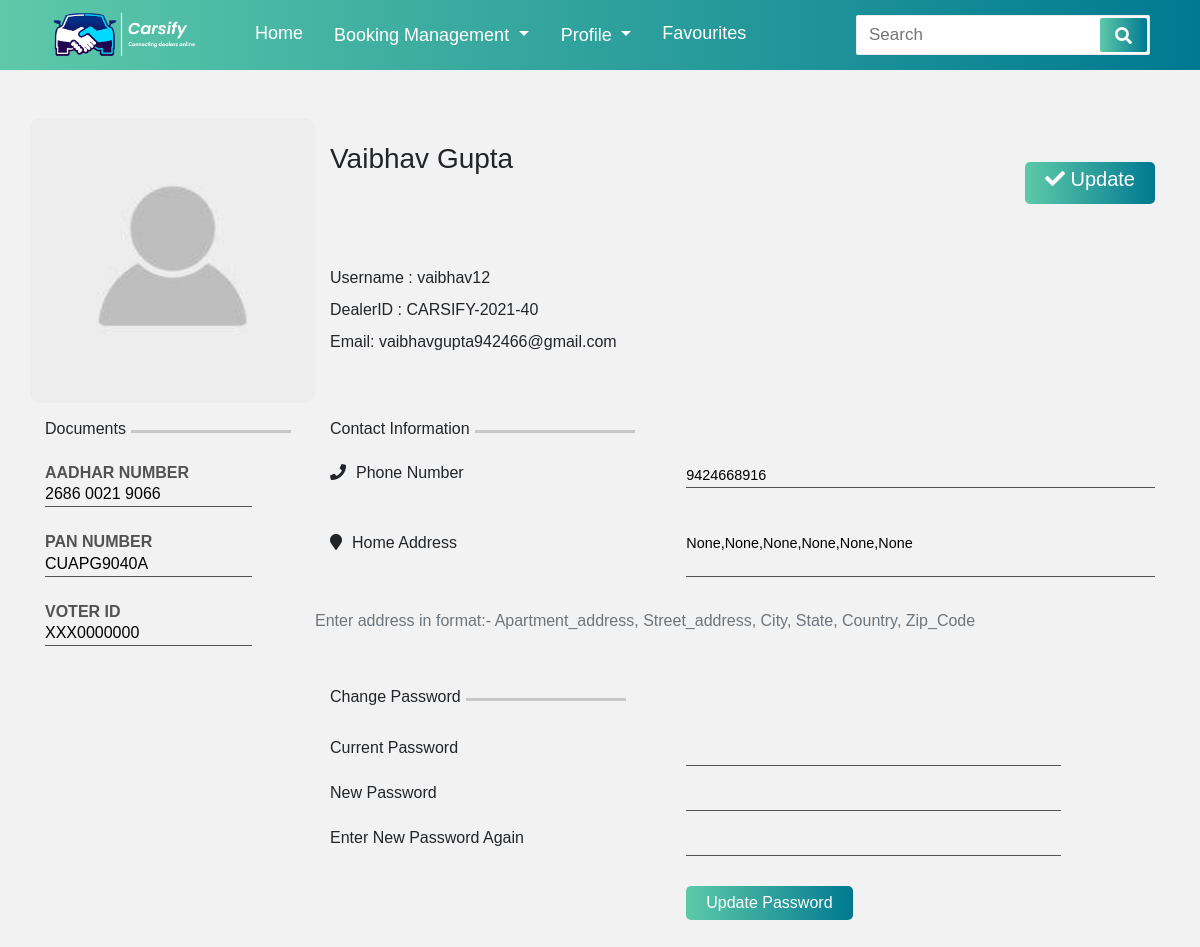
The app's page /editprofile/ (signed in) with its own data.
### CarsifyApp/models.py (models this page shows, shortened)
class UserProfile(models.Model):
    user = models.ForeignKey(User,on_delete=models.CASCADE,null=True)
    ProfileImg = models.FileField(null=True)
    ContactNo = models.IntegerField(null=True)
    Email = models.EmailField(null=True)
    Address = models.ForeignKey(Address,on_delete=models.CASCADE,null=True)
    isDealer = models.BooleanField(default="False")
    AddharNumber = models.IntegerField(null=True, default=0000000000000000)
    PanNumber = models.TextField(null=True)
    VoterID = models.TextField(null=True)

class Address(models.Model):
    user = models.ForeignKey(User, on_delete=models.CASCADE, null=True)
    Address_Typee = models.ForeignKey(Address_Type, on_delete=models.CASCADE, null=True)
    street_address = models.CharField(max_length=100, null=True)
    apartment_address = models.CharField(max_length=100, null=True)
    City = models.TextField(null=True)
    State = models.TextField(null=True)
    country = models.TextField(null=True)
    zip = models.IntegerField(null=True)

### CarsifyApp/views.py (the view, shortened to what this page needs)
# urls.py: path('editprofile/', Editprofile, name='Editprofile'),
@login_required(login_url='CarsifyApp:LoginSignup')
def Editprofile(request):
    try:
        useralldata = UserProfile.objects.filter(user=request.user)[0]
    except:
        useralldata = None
    if useralldata:
        print("hello")
    has_password = False
    if request.user.has_usable_password:
        has_password:True
    types = Address_Type.objects.all()
    address = Address.objects.filter(user=request.user)
    try:
        Aadhar = str(useralldata.AddharNumber)[0:4]+" "+str(useralldata.AddharNumber)[4:8]+" "+str(useralldata.AddharNumber)[8:12]
    except:
        Aadhar = "XXXX XXXX XXXX"
    dic = {'useralldata':useralldata, 'add':address[0],'useraddress': address,'alert_flag':False,'Password':not(has_password),"Aadhar":Aadhar}
    return render(request, 'editprofile.html',dic)

### CarsifyApp/templates/editprofile.html (shortened to what this page needs)
{% load static %}
<!doctype html>
<html lang="en">
  <head>
    <link rel="stylesheet" href="https://stackpath.bootstrapcdn.com/bootstrap/4.3.1/css/bootstrap.min.css">
    <link rel="stylesheet" href="https://pro.fontawesome.com/releases/v5.10.0/css/all.css"/>
    <link rel="stylesheet" href="{% static 'assets/stylesheets/navigation.css' %}">
    <link rel="stylesheet" href="{% static 'assets/stylesheets/profile.css' %}">
  </head>
  <body>
      <nav>
        <div class="logoo">
          <img src="{% static 'assets/images/logo7.png' %}"/>
        </div>
        <div class="navitems">
            <li><a href="{% url 'CarsifyApp:Dashboard' %}">Home</a></li>
            <li><a href="#">
                <div class="dropdown show">
                    <a class="btn dropdown-toggle dropdown-navi" href="#" role="button" id="dropdownMenuLink" data-toggle="dropdown" aria-haspopup="true" aria-expanded="false">
                      Booking Management
                    </a>
                  </div>
            </a></li>
            <li><a href="#"><div class="dropdown show">
              <a class="btn dropdown-toggle dropdown-navi" href="profile.html" role="button" id="dropdownMenuLink" data-toggle="dropdown" aria-haspopup="true" aria-expanded="false">
               Profile
              </a>
            </div></a></li>
            <li><a href="{% url 'CarsifyApp:Favourites' %}">Favourites</a></li>
        </div>
        <form action="#">
                <input type="search" class="search-data" placeholder="Search" required>
                <button type="submit" class="fas fa-search"></button>
        </form>
    </nav>
    <div class="container">
        <div class="row pt-5 row1">
            <div class="col-lg-3 p-0">
                {% if  useralldata.ProfileImg %}
              <img id = "outImage" src="{{ useralldata.ProfileImg.url }}">
              {% else %}
              <img id = "outImage" src="{% static 'assets/images/user_init.jpg' %}">
              {% endif %}
            </div>
            <div class="col-lg-9 pt-3">
              <div class="d-flex justify-content-between py-2">
                <div class="d-md-flex d-sm-block">
                  <h3>{{ request.user.first_name }} {{ request.user.last_name }}</h3>
                </div>
                <button class="upass" name="profileBtn" type="submit" form="profileForm"><h5><i class="fa fa-check"> </i> Update</h5></button>
              </div>
              <br/>
                <p class='mb-2'>Username : {{request.user.username}}</p>
                <p class='mb-2'>DealerID : CARSIFY-{{request.user.date_joined.year}}-{{request.user.id}}</p>
             <p>Email: {{ request.user.email }} </p>
            </div>
        </div>
        <form id="profileForm" action="{% url 'CarsifyApp:Editprofile' %}" method="POST">
        <div class="row pt-3 row2">
          <div class="col-lg-3">
            <div class="d-flex">
              <h6>Documents</h6>
              <hr>
            </div>
            <h5>AADHAR NUMBER</h5>
            {% if Aadhar %}
            <input type="text" value="{{Aadhar}}" placeholder="XXXX XXXX XXXX" pattern="^[2-9]{1}[0-9]{3}\s{1}[0-9]{4}\s{1}[0-9]{4}$"  name="aadhar"></input>
            {% else %}
            <input type="text" placeholder="XXXX XXXX XXXX" pattern="^[2-9]{1}[0-9]{3}\s{1}[0-9]{4}\s{1}[0-9]{4}$"  name="aadhar"></input>
            {% endif %}
            <h5>PAN NUMBER</h5>
            <input type="text" value="{{useralldata.PanNumber}}" placeholder="XXXXX0000X" pattern="[A-Z]{5}[0-9]{4}[A-Z]{1}"  name="panNumber"></input>
            <h5>VOTER ID</h5>
            <input type="text" value="{{useralldata.VoterID}}" placeholder="XXX0000000" pattern="^[a-zA-Z]{3}[0-9]{7}" name="voterId"></input>
          </div>
          <div class="col-lg-9 contact">
            <div class="d-flex">
              <h6>Contact Information</h6>
              <hr>
            </div>
            <div class="row">
              <div class="col-lg-5">
                <h6><i class="fa fa-phone"></i>Phone Number</h6>
              </div>
              <div class="col-lg-7">
                <input type="text" value={{useralldata.ContactNo}} pattern="^[6-9]{1}[0-9]{9}" placeholder="1234567899" name="contactNo"></input>
              </div>
            </div>
            <div class="row">
              <div class="col-lg-5">
                <h6><i class="fa fa-map-marker"></i>Home Address</h6>
                <br/>
              </div>
              <div class="col-lg-7">
                <textarea type="text" name="Home" pattern="^[a-zA-Z]{4}+:-[a-zA-Z0-9],[a-zA-Z0-9],[a-zA-Z],[a-zA-Z],[0-9]{6}" placeholder="Apartment_address, Street_address, City, State, Country, Zip_Code">{{add.apartment_address}},{{add.street_address}},{{add.City}},{{add.State}},{{add.country}},{{add.zip}}</textarea>
              </div>
              <p class="text-muted">Enter address in format:-
               Apartment_address, Street_address, City, State, Country, Zip_Code
              </p>
            </div>
          </div>
        </div>
      </form>
      <form id="changePassword" action="{% url 'CarsifyApp:Editprofile' %}" method="POST">
        <div class="row pt-3 row3">
          <div class="col-lg-3"></div>
          <div class="col-lg-9">
            <div class="d-flex">
              <h6>Change Password</h6>
              <hr>
            </div>
            {% if Password %}
            <div class="row">
              <div class="col-md-5">
                <label for="">Current Password</label>
              </div>
              <div class="col-md-7">
                <input type="password" name="currPass">
              </div>
            </div>
            {% endif %}
            <div class="row">
              <div class="col-md-5">
                <label for="">New Password</label>
              </div>
              <div class="col-md-7">
                <input type="password" name="newPass">
              </div>
            </div>
            <div class="row">
              <div class="col-md-5">
                <label for="">Enter New Password Again</label>
              </div>
              <div class="col-md-7">
                <input type="password" name="rePass">
              </div>
            </div>
            <div class="row">
              <div class="col-md-5">
              </div>
              <div class="col-md-7">
                <button class="upass" type="submit" name="changePass"> Update Password</button>
              </div>
            </div>
          </div>
        </div>
      </form>
    </div>
  </body>
</html>

### CarsifyApp/static/assets/stylesheets/navigation.css (style rules this page uses)
:root { --main-bg-color: #007991; --secondary-bg-color:#5ec9a9; }
* { margin: 0; padding: 0; outline: none; box-sizing: border-box; font-family: 'Montserrat', sans-serif; }
body { background: #f2f2f2; height: 100%; width: 100%; }
p { margin: 0 !important; }
li { list-style: none; }
nav { background:var(--main-bg-color); background: -webkit-linear-gradient(to right, var(--secondary-bg-color),var(--main-bg-color)); background: linear-gradient(to right, var(--secondary-bg-color),var(--main-bg-color)); display: flex !important; flex-wrap: wrap; align-items: center; justify-content: space-between; height: 70px; padding: 0 100px ; }
nav .navitems { display: flex; flex: 1; padding: 0 0 0 40px; }
nav .navitems li { list-style: none; padding: 0 15px; }
nav .navitems li a { color: #fff; font-size: 18px; font-weight: 500; text-decoration: none; margin: auto 0px; }
.dropdown-navi { padding: 0px !important; outline: none !important; }
nav form { display: flex; height: 40px; padding: 2px; background: white; min-width: 18%!important; border-radius: 2px; border: 1px solid rgba(155,155,155,0.2); }
nav form .search-data { width: 100%; height: 100%; padding: 0 10px; color: black; font-size: 17px; border: none; font-weight: 500; background: white; }
nav form button { padding: 0 15px; color: #fff; font-size: 17px; background:var(--main-bg-color); background: -webkit-linear-gradient(to right, var(--secondary-bg-color),var(--main-bg-color)); background: linear-gradient(to right, var(--secondary-bg-color),var(--main-bg-color)); border: none; border-radius: 2px; cursor: pointer; }
@media (max-width: 1245px) { nav { padding: 0 50px; } }
.logoo img { width: 150px; background-size: cover; }

### CarsifyApp/static/assets/stylesheets/profile.css (style rules this page uses)
* { padding: 0; margin: 0; box-sizing: border-box; }
body { width: 100%; height: 100%; padding: 0; margin: 0; box-sizing: border-box; }
.row1>div>img { width: 100%; min-height: 200px; border-radius: 10px; }
.row2>div>div>hr ,.row3>div>div>hr { width: 160px; align-items: center; margin-top: 0.7rem !important; border-top: 3px solid rgba(150, 146, 146, 0.459) !important; margin-left: 5px; }
.row2>div>h5 { font-size: 1rem; font-weight: bold; margin-bottom: 0px !important; color: rgba(0, 0, 0, 0.664); }
.row2>div>div>h6 { margin-bottom: 25px; }
.row2>div>input { margin-bottom: 25px; border: none; background: none; border-bottom: 1px solid rgb(83, 83, 83); }
.row2>div>div>div>input,.row2>div>div>div>textarea { margin-bottom: 25px; border: none; background: none; border-bottom: 1px solid rgb(83, 83, 83); width: 100%; font-size: 90%; scroll-behavior: unset; resize: none; }
.contact .row { margin-bottom: 20px; }
.contact>div>div>h6>i { margin-right: 10px; }
.row3>div>div>h6 { margin-bottom: 25px; }
.row3 label { padding: 5px 0px; margin-bottom: 10px; }
.row3 input { outline: none; border: none; border-bottom: 1px solid rgb(83, 83, 83); margin-bottom: 10px; width: 80%; background: none !important; padding: 5px 10px; }
.upass { margin-top: 20px; padding: 5px 20px; outline: none; border: none; border-radius:5px; background: #007991; background: -webkit-linear-gradient(to right, #5ec9a9, #007991); background: linear-gradient(to right, #5ec9a9, #007991); color: white; margin-bottom: 30px; }

### records on screen
UserProfile: panNumber "CUAPG9040A", voterId "XXX0000000", contactNo "9424668916"
Address: Home "None,None,None,None,None,None"

### other values on screen
{{ request.user.first_name }} "Vaibhav"
{{ request.user.last_name }} "Gupta"
{{ request.user.username }} "vaibhav12"
{{ request.user.date_joined.year }} "2021"
{{ request.user.id }} "40"
{{ request.user.email }} "vaibhavgupta942466@gmail.com"
